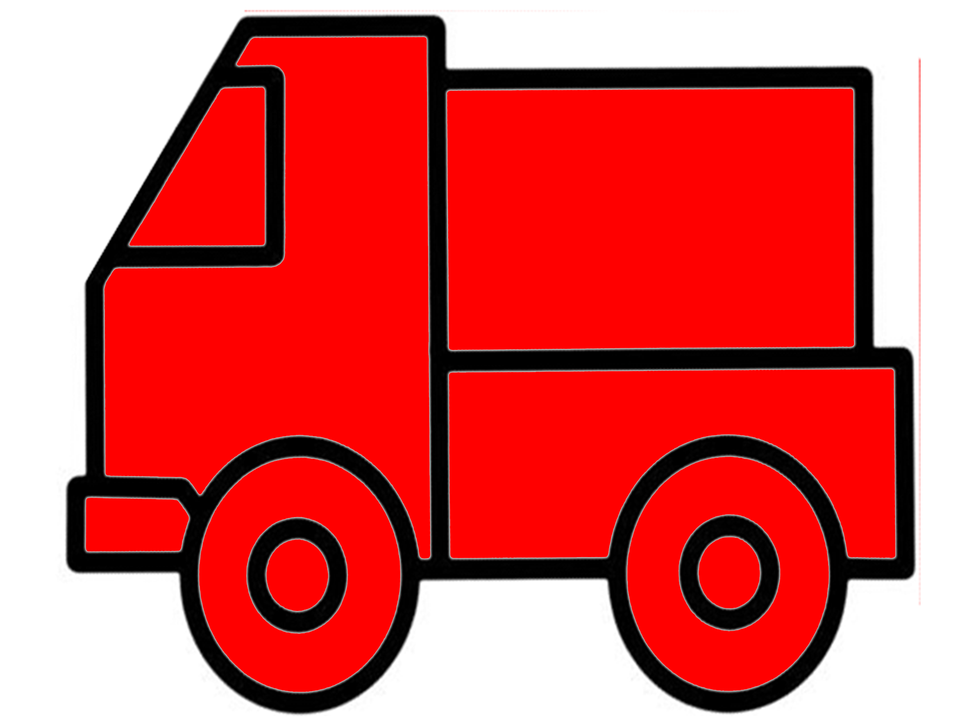
#> input picture Paint_code/car/car_red.png, 970 x 727 px, shrunk from 1890 x 1417 before the run
$ python get_red.py
#> lines starting #> are read from the running program, lines starting #| are printed output that depends on the picture; after the words box and inside, x2 and y2 are one past the last pixel; in counts of white or black regions, pixels touching at a corner belong together
import cv2
import numpy as np

# 读取图像
image = cv2.imread('car_red.png')
#> image is the input picture: shape (727, 970, 3); mean B, G, R 91.2, 91.2, 216.2

# 将图像从BGR转换为HSV
hsv = cv2.cvtColor(image, cv2.COLOR_BGR2HSV)
#> hsv: shape (727, 970, 3); mean H, S, V 1, 125.7, 216.3

# 设置红色的HSV范围
lower_red = np.array([0, 100, 100])
upper_red = np.array([10, 255, 255])

# 创建红色掩码
red_mask = cv2.inRange(hsv, lower_red, upper_red)
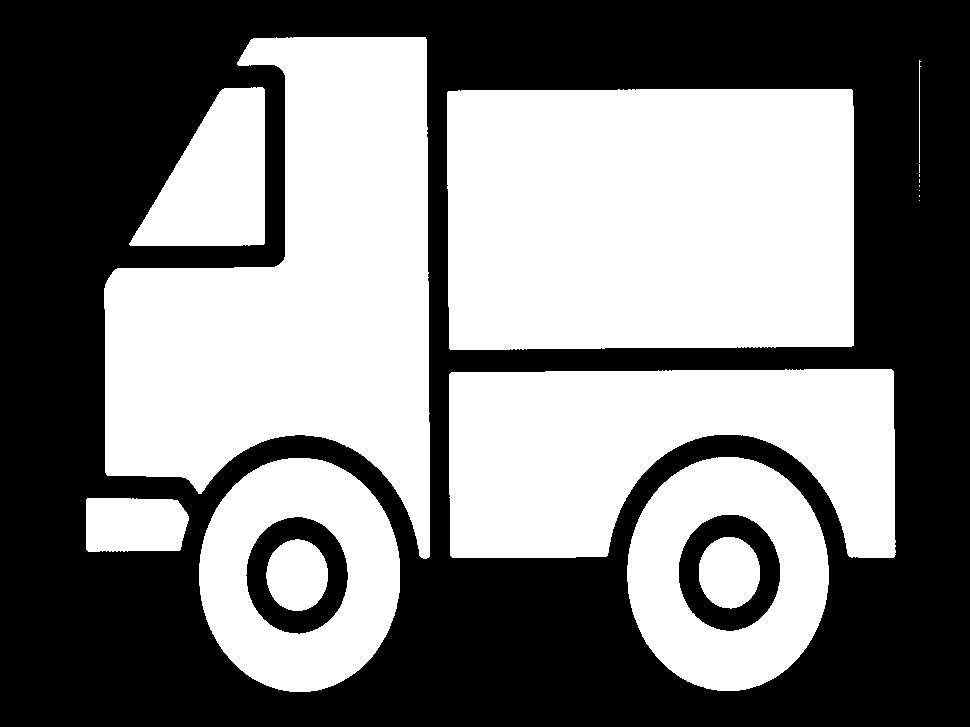
#> red_mask: shape (727, 970); 49.3% white; 17 white regions (7 under 20 px)

# 寻找红色区域的轮廓
contours, hierarchy = cv2.findContours(red_mask, cv2.RETR_EXTERNAL, cv2.CHAIN_APPROX_SIMPLE)
#> contours = 15 contours, 8 with area under 20; largest, box (x1, y1, x2, y2) and area: (447, 89, 854, 350) 104464, (104, 37, 430, 559) 98147, (449, 369, 896, 558) 60183, (627, 457, 829, 691) 36882, (199, 458, 400, 692) 36858, (129, 87, 265, 246) 13948, (86, 498, 189, 552) 5030

# 对每个红色点的轮廓进行循环，获取坐标
red_points = []
for contour in contours:
    M = cv2.moments(contour)
    if M["m00"] != 0:
        cx = int(M["m10"] / M["m00"])
        cy = int(M["m01"] / M["m00"])
        red_points.append((cx, cy))
#> this loop made 15 passes
#> (cx, cy) on passes 1, 2, 3, 4, 12, 13, 14, 15: (134, 524), (299, 574), (727, 573), (651, 448), (650, 218), (215, 180), (919, 63), (297, 293)
#> contour on passes 5 to 10: [[919, 200]], [[919, 195], [919, 196]], [[919, 190]], [[919, 185], [919, 186]], [[919, 179], [919, 182]], [[919, 174], [919, 176]]
#> after the loop, red_points = [(134, 524), (299, 574), (727, 573), (651, 448), (650, 218), (215, 180), (919, 63), (297, 293)]

# 输出红色点的坐标
print("Red Points Coordinates:", red_points)
#| Red Points Coordinates: [(134, 524), (299, 574), (727, 573), (651, 448), (650, 218), (215, 180), (919, 63), (297, 293)]

# 在原始图像上标记红色点
for point in red_points:
    cv2.circle(image, point, 5, (0, 0, 255), -1)
#> this loop made 8 passes
#> image: shape (727, 970, 3); 0.01% of pixels changed, all inside (x1, y1, x2, y2) = (914, 58, 925, 69)

# 显示结果图像
cv2.imshow('Detected Red Points', image)
cv2.waitKey(0)
cv2.destroyAllWindows()
